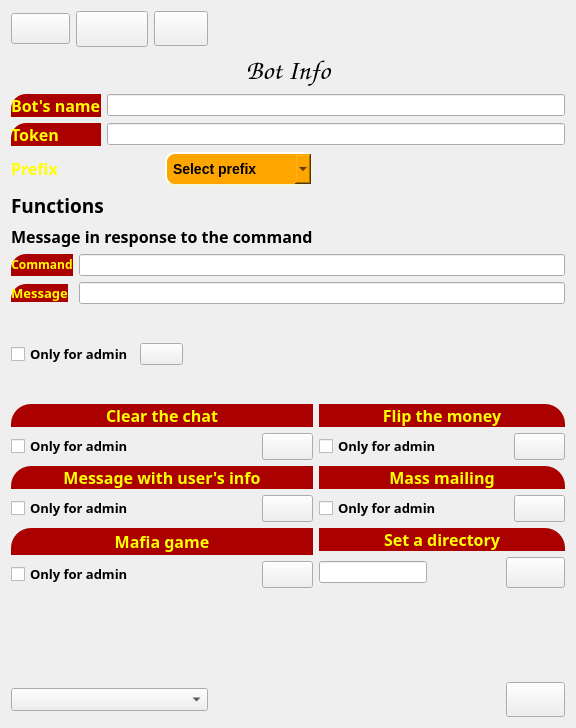
<?xml version="1.0" encoding="UTF-8"?>
<ui version="4.0">
 <class>Create_bot_window</class>
 <widget class="QWidget" name="Create_bot_window">
  <property name="geometry">
   <rect>
    <x>0</x>
    <y>0</y>
    <width>576</width>
    <height>728</height>
   </rect>
  </property>
  <property name="acceptDrops">
   <bool>true</bool>
  </property>
  <property name="windowTitle">
   <string>Form</string>
  </property>
  <property name="autoFillBackground">
   <bool>false</bool>
  </property>
  <property name="styleSheet">
   <string notr="true">border-image: url(:/resourec/img/1579284620_32-89.jpg) 0 0 0 0 ;</string>
  </property>
  <layout class="QGridLayout" name="gridLayout_10">
   <item row="9" column="0" colspan="2">
    <layout class="QHBoxLayout" name="horizontalLayout_4">
     <item>
      <widget class="QCheckBox" name="checkBox_5">
       <property name="palette">
        <palette>
         <active>
          <colorrole role="WindowText">
           <brush brushstyle="SolidPattern">
            <color alpha="255">
             <red>0</red>
             <green>0</green>
             <blue>0</blue>
            </color>
           </brush>
          </colorrole>
         </active>
         <inactive>
          <colorrole role="WindowText">
           <brush brushstyle="SolidPattern">
            <color alpha="255">
             <red>0</red>
             <green>0</green>
             <blue>0</blue>
            </color>
           </brush>
          </colorrole>
         </inactive>
         <disabled>
          <colorrole role="WindowText">
           <brush brushstyle="SolidPattern">
            <color alpha="255">
             <red>120</red>
             <green>120</green>
             <blue>120</blue>
            </color>
           </brush>
          </colorrole>
         </disabled>
        </palette>
       </property>
       <property name="font">
        <font>
         <family>Sitka Text</family>
         <pointsize>10</pointsize>
         <weight>75</weight>
         <bold>true</bold>
        </font>
       </property>
       <property name="focusPolicy">
        <enum>Qt::TabFocus</enum>
       </property>
       <property name="styleSheet">
        <string notr="true">border-image:rgb(255, 255, 255)</string>
       </property>
       <property name="text">
        <string>Only for admin</string>
       </property>
      </widget>
     </item>
     <item>
      <widget class="QPushButton" name="AddMess">
       <property name="font">
        <font>
         <family>Palatino Linotype</family>
         <pointsize>10</pointsize>
        </font>
       </property>
       <property name="styleSheet">
        <string notr="true">border-image: url(:/resourec/img/add.png) 4 2 2 2;</string>
       </property>
       <property name="text">
        <string/>
       </property>
      </widget>
     </item>
     <item>
      <spacer name="horizontalSpacer_2">
       <property name="orientation">
        <enum>Qt::Horizontal</enum>
       </property>
       <property name="sizeHint" stdset="0">
        <size>
         <width>40</width>
         <height>20</height>
        </size>
       </property>
      </spacer>
     </item>
    </layout>
   </item>
   <item row="10" column="0" colspan="2">
    <layout class="QGridLayout" name="gridLayout_6">
     <property name="leftMargin">
      <number>0</number>
     </property>
     <property name="topMargin">
      <number>0</number>
     </property>
     <item row="2" column="0">
      <layout class="QHBoxLayout" name="horizontalLayout_2">
       <item>
        <widget class="QCheckBox" name="checkBox">
         <property name="palette">
          <palette>
           <active/>
           <inactive/>
           <disabled/>
          </palette>
         </property>
         <property name="font">
          <font>
           <family>Sitka Text</family>
           <pointsize>10</pointsize>
           <weight>75</weight>
           <bold>true</bold>
          </font>
         </property>
         <property name="styleSheet">
          <string notr="true">border-image:rgb(255, 255, 255)</string>
         </property>
         <property name="text">
          <string>Only for admin</string>
         </property>
        </widget>
       </item>
       <item>
        <spacer name="horizontalSpacer_3">
         <property name="orientation">
          <enum>Qt::Horizontal</enum>
         </property>
         <property name="sizeHint" stdset="0">
          <size>
           <width>40</width>
           <height>20</height>
          </size>
         </property>
        </spacer>
       </item>
       <item>
        <widget class="QPushButton" name="AddClear">
         <property name="font">
          <font>
           <pointsize>12</pointsize>
          </font>
         </property>
         <property name="styleSheet">
          <string notr="true">border-image: url(:/resourec/img/add.png) 4 2 2 2;</string>
         </property>
         <property name="text">
          <string/>
         </property>
        </widget>
       </item>
      </layout>
     </item>
     <item row="0" column="0" rowspan="2">
      <widget class="QLabel" name="label_5">
       <property name="font">
        <font>
         <family>Sitka Banner</family>
         <pointsize>11</pointsize>
         <weight>75</weight>
         <bold>true</bold>
        </font>
       </property>
       <property name="styleSheet">
        <string notr="true">border-image: url(:) 0 0 0 0;
background-color:rgb(170, 0, 0);

 border-top-left-radius: 20px;</string>
       </property>
       <property name="text">
        <string>&lt;html&gt;&lt;head/&gt;&lt;body&gt;&lt;p align=&quot;center&quot;&gt;&lt;span style=&quot; font-size:12pt; color:#ffff00;&quot;&gt;Clear the chat&lt;/span&gt;&lt;/p&gt;&lt;/body&gt;&lt;/html&gt;</string>
       </property>
      </widget>
     </item>
    </layout>
   </item>
   <item row="4" column="0" colspan="4">
    <layout class="QGridLayout" name="gridLayout">
     <item row="3" column="0">
      <widget class="QLabel" name="label_13">
       <property name="font">
        <font>
         <family>Sitka Text</family>
        </font>
       </property>
       <property name="styleSheet">
        <string notr="true">border-image: url(:) 0 0 0 0;
background-color:rgb(170, 0, 0);

 border-top-left-radius: 15px;</string>
       </property>
       <property name="text">
        <string>&lt;html&gt;&lt;head/&gt;&lt;body&gt;&lt;p&gt;&lt;span style=&quot; font-size:12pt; font-weight:600; color:#ffff00;&quot;&gt;Token&lt;/span&gt;&lt;/p&gt;&lt;/body&gt;&lt;/html&gt;</string>
       </property>
      </widget>
     </item>
     <item row="2" column="0">
      <widget class="QLabel" name="label_12">
       <property name="font">
        <font>
         <family>Sitka Text</family>
        </font>
       </property>
       <property name="styleSheet">
        <string notr="true">border-image: url(:) 0 0 0 0;
background-color:rgb(170, 0, 0);

 border-top-left-radius: 15px;</string>
       </property>
       <property name="text">
        <string>&lt;html&gt;&lt;head/&gt;&lt;body&gt;&lt;p&gt;&lt;span style=&quot; font-size:12pt; font-weight:600; color:#ffff00;&quot;&gt;Bot's name&lt;/span&gt;&lt;/p&gt;&lt;/body&gt;&lt;/html&gt;</string>
       </property>
      </widget>
     </item>
     <item row="3" column="1">
      <widget class="QLineEdit" name="Token">
       <property name="styleSheet">
        <string notr="true">border-image:rgb(255, 255, 255)</string>
       </property>
      </widget>
     </item>
     <item row="2" column="1">
      <widget class="QLineEdit" name="BotsName">
       <property name="styleSheet">
        <string notr="true">border-image:rgb(255, 255, 255)</string>
       </property>
      </widget>
     </item>
    </layout>
   </item>
   <item row="5" column="0" colspan="2">
    <layout class="QGridLayout" name="gridLayout_2">
     <item row="0" column="0">
      <widget class="QLabel" name="label_14">
       <property name="font">
        <font>
         <family>Sitka Text</family>
        </font>
       </property>
       <property name="styleSheet">
        <string notr="true">border-image: url(:) 0 0 0 0;
</string>
       </property>
       <property name="text">
        <string>&lt;html&gt;&lt;head/&gt;&lt;body&gt;&lt;p&gt;&lt;span style=&quot; font-size:12pt; font-weight:600; color:#ffff00;&quot;&gt;Prefix&lt;/span&gt;&lt;/p&gt;&lt;/body&gt;&lt;/html&gt;</string>
       </property>
      </widget>
     </item>
     <item row="0" column="1">
      <widget class="QComboBox" name="comboBox">
       <property name="styleSheet">
        <string notr="true">QComboBox{
    border-image: url(:/resourec/img/i2X0SOGNC.jpg) 0 0 0 0;
	background-color: orange;
    border-style: outset;
    border-width: 2px;
    border-radius: 10px;
    border-color: beige;
    font: bold 14px;
    min-width: 10em;
    padding: 6px;
}
QComboBox:pressed {
    background-color: rgb(255, 0, 0);
    border-style: inset;
}</string>
       </property>
       <item>
        <property name="text">
         <string>Select prefix</string>
        </property>
       </item>
       <item>
        <property name="text">
         <string>/</string>
        </property>
       </item>
       <item>
        <property name="text">
         <string>.</string>
        </property>
       </item>
       <item>
        <property name="text">
         <string>\</string>
        </property>
       </item>
       <item>
        <property name="text">
         <string>,</string>
        </property>
       </item>
       <item>
        <property name="text">
         <string>*</string>
        </property>
       </item>
      </widget>
     </item>
    </layout>
   </item>
   <item row="11" column="2" colspan="2">
    <layout class="QGridLayout" name="gridLayout_5">
     <item row="0" column="0">
      <widget class="QLabel" name="label_8">
       <property name="font">
        <font>
         <family>Sitka Banner</family>
         <pointsize>11</pointsize>
         <weight>75</weight>
         <bold>true</bold>
        </font>
       </property>
       <property name="styleSheet">
        <string notr="true">border-image: url(:) 0 0 0 0;
background-color:rgb(170, 0, 0);

 border-top-right-radius: 20px;</string>
       </property>
       <property name="text">
        <string>&lt;html&gt;&lt;head/&gt;&lt;body&gt;&lt;p align=&quot;center&quot;&gt;&lt;span style=&quot; font-size:12pt; color:#ffff00;&quot;&gt;Mass mailing&lt;/span&gt;&lt;/p&gt;&lt;/body&gt;&lt;/html&gt;</string>
       </property>
      </widget>
     </item>
     <item row="1" column="0">
      <layout class="QHBoxLayout" name="horizontalLayout_6">
       <item>
        <widget class="QCheckBox" name="checkBox_2">
         <property name="font">
          <font>
           <family>Sitka Text</family>
           <pointsize>10</pointsize>
           <weight>75</weight>
           <bold>true</bold>
          </font>
         </property>
         <property name="styleSheet">
          <string notr="true">border-image:rgb(255, 255, 255)</string>
         </property>
         <property name="text">
          <string>Only for admin</string>
         </property>
        </widget>
       </item>
       <item>
        <spacer name="horizontalSpacer_6">
         <property name="orientation">
          <enum>Qt::Horizontal</enum>
         </property>
         <property name="sizeHint" stdset="0">
          <size>
           <width>40</width>
           <height>20</height>
          </size>
         </property>
        </spacer>
       </item>
       <item>
        <widget class="QPushButton" name="AddMassMelling">
         <property name="font">
          <font>
           <pointsize>12</pointsize>
          </font>
         </property>
         <property name="styleSheet">
          <string notr="true">border-image: url(:/resourec/img/add.png) 4 2 2 2;</string>
         </property>
         <property name="text">
          <string/>
         </property>
        </widget>
       </item>
      </layout>
     </item>
    </layout>
   </item>
   <item row="12" column="2" colspan="2">
    <layout class="QGridLayout" name="gridLayout_8">
     <item row="0" column="0">
      <widget class="QLabel" name="label_10">
       <property name="font">
        <font>
         <family>Sitka Banner</family>
         <pointsize>11</pointsize>
         <weight>75</weight>
         <bold>true</bold>
        </font>
       </property>
       <property name="styleSheet">
        <string notr="true">border-image: url(:) 0 0 0 0;
background-color:rgb(170, 0, 0);

 border-top-right-radius: 20px;</string>
       </property>
       <property name="text">
        <string>&lt;html&gt;&lt;head/&gt;&lt;body&gt;&lt;p align=&quot;center&quot;&gt;&lt;span style=&quot; font-size:12pt; color:#ffff00;&quot;&gt;Set a directory&lt;/span&gt;&lt;/p&gt;&lt;/body&gt;&lt;/html&gt;</string>
       </property>
      </widget>
     </item>
     <item row="1" column="0">
      <layout class="QHBoxLayout" name="horizontalLayout_7">
       <item>
        <widget class="QLineEdit" name="dirLine">
         <property name="styleSheet">
          <string notr="true">border-image:rgb(255, 255, 255)</string>
         </property>
         <property name="readOnly">
          <bool>true</bool>
         </property>
        </widget>
       </item>
       <item>
        <spacer name="horizontalSpacer_11">
         <property name="orientation">
          <enum>Qt::Horizontal</enum>
         </property>
         <property name="sizeHint" stdset="0">
          <size>
           <width>40</width>
           <height>20</height>
          </size>
         </property>
        </spacer>
       </item>
       <item>
        <widget class="QPushButton" name="pushButton">
         <property name="font">
          <font>
           <pointsize>14</pointsize>
          </font>
         </property>
         <property name="styleSheet">
          <string notr="true">border-image: url(:/resourec/img/applicationdefaulticon.png) 0 0 0 0;</string>
         </property>
         <property name="text">
          <string/>
         </property>
        </widget>
       </item>
      </layout>
     </item>
    </layout>
   </item>
   <item row="13" column="3">
    <spacer name="verticalSpacer_2">
     <property name="orientation">
      <enum>Qt::Vertical</enum>
     </property>
     <property name="sizeHint" stdset="0">
      <size>
       <width>20</width>
       <height>40</height>
      </size>
     </property>
    </spacer>
   </item>
   <item row="10" column="2" colspan="2">
    <layout class="QGridLayout" name="gridLayout_4">
     <item row="1" column="0">
      <layout class="QHBoxLayout" name="horizontalLayout_5">
       <item>
        <widget class="QCheckBox" name="checkBox_4">
         <property name="font">
          <font>
           <family>Sitka Text</family>
           <pointsize>10</pointsize>
           <weight>75</weight>
           <bold>true</bold>
          </font>
         </property>
         <property name="styleSheet">
          <string notr="true">border-image:rgb(255, 255, 255)</string>
         </property>
         <property name="text">
          <string>Only for admin</string>
         </property>
        </widget>
       </item>
       <item>
        <spacer name="horizontalSpacer_4">
         <property name="orientation">
          <enum>Qt::Horizontal</enum>
         </property>
         <property name="sizeHint" stdset="0">
          <size>
           <width>42</width>
           <height>20</height>
          </size>
         </property>
        </spacer>
       </item>
       <item>
        <widget class="QPushButton" name="AddFlip">
         <property name="font">
          <font>
           <pointsize>12</pointsize>
          </font>
         </property>
         <property name="styleSheet">
          <string notr="true">border-image: url(:/resourec/img/add.png) 4 2 2 2;</string>
         </property>
         <property name="text">
          <string/>
         </property>
        </widget>
       </item>
      </layout>
     </item>
     <item row="0" column="0">
      <widget class="QLabel" name="label_6">
       <property name="font">
        <font>
         <family>Sitka Banner</family>
         <pointsize>11</pointsize>
         <weight>75</weight>
         <bold>true</bold>
        </font>
       </property>
       <property name="styleSheet">
        <string notr="true">border-image: url(:) 0 0 0 0;
background-color:rgb(170, 0, 0);

 border-top-right-radius: 20px;</string>
       </property>
       <property name="text">
        <string>&lt;html&gt;&lt;head/&gt;&lt;body&gt;&lt;p align=&quot;center&quot;&gt;&lt;span style=&quot; font-size:12pt; color:#ffff00;&quot;&gt;Flip the money&lt;/span&gt;&lt;/p&gt;&lt;/body&gt;&lt;/html&gt;</string>
       </property>
      </widget>
     </item>
    </layout>
   </item>
   <item row="7" column="0" colspan="2">
    <widget class="QLabel" name="label_2">
     <property name="font">
      <font>
       <family>Sitka Banner</family>
       <pointsize>12</pointsize>
       <weight>75</weight>
       <bold>true</bold>
      </font>
     </property>
     <property name="styleSheet">
      <string notr="true">border-image:rgb(255, 255, 255)</string>
     </property>
     <property name="text">
      <string>&lt;html&gt;&lt;head/&gt;&lt;body&gt;&lt;p&gt;&lt;span style=&quot; color:#000000;&quot;&gt;Message in response to the command&lt;/span&gt;&lt;/p&gt;&lt;/body&gt;&lt;/html&gt;</string>
     </property>
    </widget>
   </item>
   <item row="8" column="0" colspan="4">
    <layout class="QGridLayout" name="gridLayout_3">
     <item row="0" column="0">
      <widget class="QLabel" name="label_3">
       <property name="font">
        <font>
         <family>Sitka Text</family>
        </font>
       </property>
       <property name="styleSheet">
        <string notr="true">border-image: url(:) 0 0 0 0;
background-color:rgb(170, 0, 0);

 border-top-left-radius: 15px;</string>
       </property>
       <property name="text">
        <string>&lt;html&gt;&lt;head/&gt;&lt;body&gt;&lt;p align=&quot;center&quot;&gt;&lt;span style=&quot; font-size:9pt; font-weight:600; color:#ffff00;&quot;&gt;Command&lt;/span&gt;&lt;/p&gt;&lt;/body&gt;&lt;/html&gt;</string>
       </property>
      </widget>
     </item>
     <item row="0" column="1">
      <widget class="QLineEdit" name="comadLine">
       <property name="styleSheet">
        <string notr="true">border-image:rgb(255, 255, 255)</string>
       </property>
      </widget>
     </item>
     <item row="1" column="0">
      <widget class="QLabel" name="label_4">
       <property name="sizePolicy">
        <sizepolicy hsizetype="Fixed" vsizetype="Fixed">
         <horstretch>0</horstretch>
         <verstretch>0</verstretch>
        </sizepolicy>
       </property>
       <property name="font">
        <font>
         <family>Sitka Text</family>
        </font>
       </property>
       <property name="styleSheet">
        <string notr="true">border-image: url(:) 0 0 0 0;
background-color:rgb(170, 0, 0);

 border-top-left-radius: 15px;</string>
       </property>
       <property name="text">
        <string>&lt;html&gt;&lt;head/&gt;&lt;body&gt;&lt;p align=&quot;center&quot;&gt;&lt;span style=&quot; font-size:10pt; font-weight:600; color:#ffff00;&quot;&gt;Message&lt;/span&gt;&lt;/p&gt;&lt;/body&gt;&lt;/html&gt;</string>
       </property>
       <property name="alignment">
        <set>Qt::AlignLeading|Qt::AlignLeft|Qt::AlignTop</set>
       </property>
      </widget>
     </item>
     <item row="1" column="1">
      <widget class="QLineEdit" name="messLine">
       <property name="styleSheet">
        <string notr="true">border-image:rgb(255, 255, 255)</string>
       </property>
      </widget>
     </item>
    </layout>
   </item>
   <item row="13" column="0">
    <spacer name="verticalSpacer_3">
     <property name="orientation">
      <enum>Qt::Vertical</enum>
     </property>
     <property name="sizeHint" stdset="0">
      <size>
       <width>20</width>
       <height>40</height>
      </size>
     </property>
    </spacer>
   </item>
   <item row="3" column="0" colspan="4">
    <widget class="QLabel" name="label_11">
     <property name="font">
      <font>
       <family>Comic Sans MS</family>
       <pointsize>14</pointsize>
       <weight>75</weight>
       <italic>false</italic>
       <bold>true</bold>
      </font>
     </property>
     <property name="styleSheet">
      <string notr="true">border-image: url(:) 0 0 0 0;
</string>
     </property>
     <property name="text">
      <string>&lt;html&gt;&lt;head/&gt;&lt;body&gt;&lt;p align=&quot;center&quot;&gt;&lt;span style=&quot; font-size:20pt; font-weight:600; color:#000000;&quot;&gt;Bot Info&lt;/span&gt;&lt;/p&gt;&lt;/body&gt;&lt;/html&gt;</string>
     </property>
    </widget>
   </item>
   <item row="12" column="0" colspan="2">
    <layout class="QGridLayout" name="gridLayout_9">
     <item row="0" column="0">
      <widget class="QLabel" name="label_9">
       <property name="font">
        <font>
         <family>Sitka Banner</family>
         <pointsize>11</pointsize>
         <weight>75</weight>
         <bold>true</bold>
        </font>
       </property>
       <property name="styleSheet">
        <string notr="true">border-image: url(:) 0 0 0 0;
background-color:rgb(170, 0, 0);

 border-top-left-radius: 20px;</string>
       </property>
       <property name="text">
        <string>&lt;html&gt;&lt;head/&gt;&lt;body&gt;&lt;p align=&quot;center&quot;&gt;&lt;span style=&quot; font-size:12pt; color:#ffff00;&quot;&gt;Mafia game&lt;/span&gt;&lt;/p&gt;&lt;/body&gt;&lt;/html&gt;</string>
       </property>
      </widget>
     </item>
     <item row="1" column="0">
      <layout class="QHBoxLayout" name="horizontalLayout_3">
       <item>
        <widget class="QCheckBox" name="checkBox_6">
         <property name="font">
          <font>
           <family>Sitka Text</family>
           <pointsize>10</pointsize>
           <weight>75</weight>
           <italic>false</italic>
           <bold>true</bold>
          </font>
         </property>
         <property name="styleSheet">
          <string notr="true">border-image:rgb(255, 255, 255)</string>
         </property>
         <property name="text">
          <string>Only for admin</string>
         </property>
        </widget>
       </item>
       <item>
        <spacer name="horizontalSpacer_7">
         <property name="orientation">
          <enum>Qt::Horizontal</enum>
         </property>
         <property name="sizeHint" stdset="0">
          <size>
           <width>40</width>
           <height>20</height>
          </size>
         </property>
        </spacer>
       </item>
       <item>
        <widget class="QPushButton" name="AddMafia">
         <property name="font">
          <font>
           <pointsize>12</pointsize>
          </font>
         </property>
         <property name="styleSheet">
          <string notr="true">border-image: url(:/resourec/img/add.png) 4 2 2 2;</string>
         </property>
         <property name="text">
          <string/>
         </property>
        </widget>
       </item>
      </layout>
     </item>
    </layout>
   </item>
   <item row="9" column="2">
    <spacer name="verticalSpacer">
     <property name="orientation">
      <enum>Qt::Vertical</enum>
     </property>
     <property name="sizeHint" stdset="0">
      <size>
       <width>20</width>
       <height>40</height>
      </size>
     </property>
    </spacer>
   </item>
   <item row="6" column="0">
    <widget class="QLabel" name="label">
     <property name="font">
      <font>
       <family>Sitka Heading</family>
       <pointsize>14</pointsize>
       <weight>75</weight>
       <bold>true</bold>
      </font>
     </property>
     <property name="styleSheet">
      <string notr="true">border-image:rgb(255, 255, 255)</string>
     </property>
     <property name="text">
      <string>&lt;html&gt;&lt;head/&gt;&lt;body&gt;&lt;p&gt;&lt;span style=&quot; color:#000000;&quot;&gt;Functions&lt;/span&gt;&lt;/p&gt;&lt;/body&gt;&lt;/html&gt;</string>
     </property>
    </widget>
   </item>
   <item row="0" column="0">
    <layout class="QHBoxLayout" name="horizontalLayout_9">
     <item alignment="Qt::AlignLeft">
      <widget class="QPushButton" name="Back">
       <property name="font">
        <font>
         <pointsize>14</pointsize>
        </font>
       </property>
       <property name="styleSheet">
        <string notr="true">border-image: url(:/resourec/img/arrows-309037_640.png)</string>
       </property>
       <property name="text">
        <string/>
       </property>
      </widget>
     </item>
     <item alignment="Qt::AlignHCenter">
      <widget class="QPushButton" name="pushButton_3">
       <property name="font">
        <font>
         <pointsize>18</pointsize>
        </font>
       </property>
       <property name="styleSheet">
        <string notr="true">border-image: url(:/resourec/img/icons8-свернуть-окно-32.png);</string>
       </property>
       <property name="text">
        <string/>
       </property>
      </widget>
     </item>
     <item alignment="Qt::AlignLeft">
      <widget class="QPushButton" name="pushButton_2">
       <property name="font">
        <font>
         <family>Arial Nova</family>
         <pointsize>14</pointsize>
         <weight>50</weight>
         <bold>false</bold>
        </font>
       </property>
       <property name="styleSheet">
        <string notr="true">border-image: url(:/resourec/img/8.png) 0 0 0 0 ;</string>
       </property>
       <property name="text">
        <string/>
       </property>
      </widget>
     </item>
    </layout>
   </item>
   <item row="11" column="0" colspan="2">
    <layout class="QGridLayout" name="gridLayout_7">
     <item row="0" column="1">
      <widget class="QLabel" name="label_7">
       <property name="font">
        <font>
         <family>Sitka Banner</family>
         <pointsize>11</pointsize>
         <weight>75</weight>
         <bold>true</bold>
        </font>
       </property>
       <property name="styleSheet">
        <string notr="true">border-image: url(:) 0 0 0 0;
background-color:rgb(170, 0, 0);

 border-top-left-radius: 20px;</string>
       </property>
       <property name="text">
        <string>&lt;html&gt;&lt;head/&gt;&lt;body&gt;&lt;p align=&quot;center&quot;&gt;&lt;span style=&quot; font-size:12pt; color:#ffff00;&quot;&gt;Message with user's info&lt;/span&gt;&lt;/p&gt;&lt;/body&gt;&lt;/html&gt;</string>
       </property>
      </widget>
     </item>
     <item row="1" column="1">
      <layout class="QHBoxLayout" name="horizontalLayout">
       <item>
        <widget class="QCheckBox" name="checkBox_3">
         <property name="font">
          <font>
           <family>Sitka Text</family>
           <pointsize>10</pointsize>
           <weight>75</weight>
           <bold>true</bold>
          </font>
         </property>
         <property name="styleSheet">
          <string notr="true">border-image:rgb(255, 255, 255)</string>
         </property>
         <property name="text">
          <string>Only for admin</string>
         </property>
        </widget>
       </item>
       <item>
        <spacer name="horizontalSpacer_5">
         <property name="orientation">
          <enum>Qt::Horizontal</enum>
         </property>
         <property name="sizeHint" stdset="0">
          <size>
           <width>40</width>
           <height>20</height>
          </size>
         </property>
        </spacer>
       </item>
       <item>
        <widget class="QPushButton" name="AddInfo">
         <property name="font">
          <font>
           <pointsize>12</pointsize>
          </font>
         </property>
         <property name="styleSheet">
          <string notr="true">border-image: url(:/resourec/img/add.png) 4 2 2 2;</string>
         </property>
         <property name="text">
          <string/>
         </property>
        </widget>
       </item>
      </layout>
     </item>
    </layout>
   </item>
   <item row="14" column="0">
    <widget class="QComboBox" name="comboBox_2">
     <property name="font">
      <font>
       <pointsize>10</pointsize>
      </font>
     </property>
     <property name="styleSheet">
      <string notr="true">border-image: url(:/resourec/img/i2X0SOGNC.jpg) 0 0 0 0;</string>
     </property>
    </widget>
   </item>
   <item row="14" column="3">
    <widget class="QPushButton" name="CreateButton">
     <property name="font">
      <font>
       <family>Arial Nova</family>
       <pointsize>14</pointsize>
       <weight>75</weight>
       <bold>true</bold>
      </font>
     </property>
     <property name="styleSheet">
      <string notr="true">border-image: url(:/resourec/img/kisspng-clip-art-portable-network-graphics-computer-icons-our-process-1-24x1-5d2368e39b6c10.6861182015626016996366.jpg);</string>
     </property>
     <property name="text">
      <string/>
     </property>
    </widget>
   </item>
   <item row="14" column="2">
    <spacer name="horizontalSpacer">
     <property name="orientation">
      <enum>Qt::Horizontal</enum>
     </property>
     <property name="sizeHint" stdset="0">
      <size>
       <width>40</width>
       <height>20</height>
      </size>
     </property>
    </spacer>
   </item>
  </layout>
 </widget>
 <resources/>
 <connections/>
</ui>
